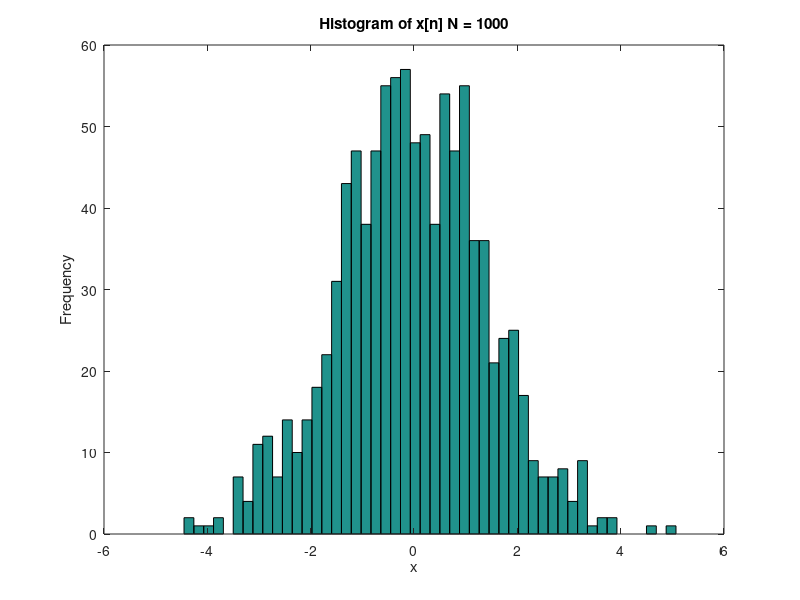
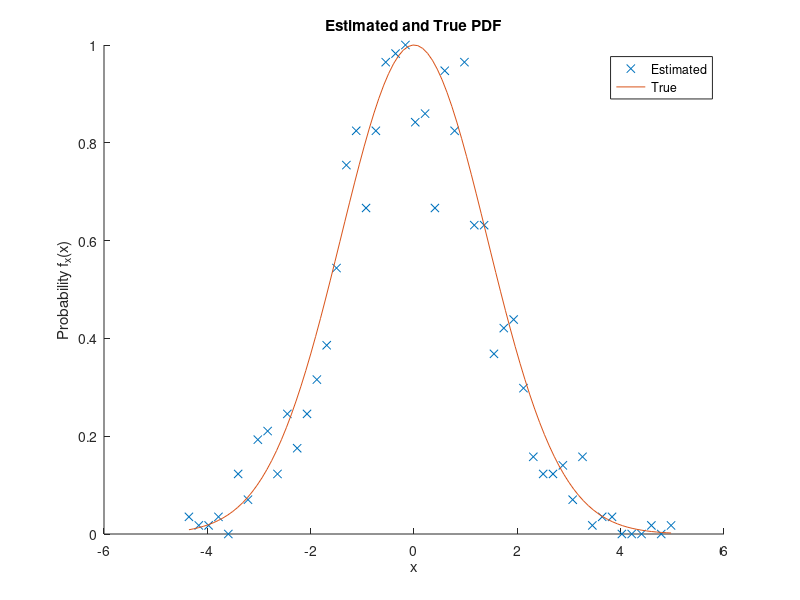

MATLAB code to generate these figures, in order: (Note: this script raises an error after producing the figures.)
clear all; close all; clc;
rng(0)
%% 4.3 part b and c

% generate 1000 realizations of x[n] using difference equation
x = zeros(1,1000);
ni = 0:999;
for n = ni
    if n >=2
    x(n+1) = x(n+1)+(1/4)*x(n+1-2);
    end
    x(n+1) = x(n+1)+sqrt(15/8)*randn;
end

% organize x[n] realizations in histogram to estimate pdf
figure
[counts, centers] = hist(x,50);
hist(x,50)
xlabel('x'), ylabel('Frequency'), title('Histogram of x[n] N = 1000')

% generate true pdf values based on calculate mean and variance of x
varx = 2;
mux = 0;
X = linspace(min(centers),max(centers),100);
Y = normpdf(X,mux,sqrt(varx));

% plot normalized estimated and true pdfs
figure
hold on
plot(centers,counts./max(counts),'x')
plot(X,Y./max(Y))
hold off
xlabel('x'), ylabel('Probability f_x(x)')
legend('Estimated','True')
title('Estimated and True PDF')

% estimate the normalized autocorrelation using user defined function
% calcAC, implementing eqn 1.2.1 (see section below)
li = 0:20;
rho_hat = calcAC(x,21);

% calculate the normalized autocorrelation given by the known expression
r_0 = (1/2).^abs(0)+(-1/2).^abs(0); 
rho = ((1/2).^abs(li)+(-1/2).^abs(li))./r_0; 

% plot estimated and true rho values
figure
hold on
stem(li, rho_hat)
stem(li, rho, 'r:')
hold off
xlabel('$$l$$','Interpreter','Latex')
ylabel('$$\rho_x(l)$$','Interpreter','Latex')
legend('Estimated','True')
title('Estimated and True Autocorrelation')

clear li rho_hat x rho
%%
pause
close all
%% 4.19 part a & b

% Generate 100 samples of x[n] given by the autoregressive model:
% AR(2): x(n) = -a1*x(n-1)-a2*x(n-2)+w(n)
d0 = 1;
a1 = -1.6454;
a2 = 0.9025;

x = zeros(1,100);
ni  = 0:99;
for n = ni;
    if n >= 1
        x(n+1) = -a1*x(n+1-1);
    end
    if n >= 2
        x(n+1) = x(n+1)-a2*x(n+1-2);
    end
    x(n+1) = x(n+1) + randn;
end
figure   
plot(ni,x); xlabel('n'), ylabel('x[n]')
title('x[n] for N = 100')

% estimate ACS (eqn 1.2.1)
li = 0:99; 
rho_hat = calcAC(x,100);

% calculate poles of H(z) given a1 and a2
p = roots([1 a1 a2]); 

% extract angle and magnitude of complex poles to solve for true rho values
r = unique(abs(p));
theta = unique(abs(angle(p))); 

% calculate theoretical ACS (eqn. 4.2.83)
rho = r.^li.*(sin((li+1).*theta)-r^2*sin((li-1).*theta))...
    ./((1+r^2)*sin(theta));

% plot estimated and theoretical ACS
figure
hold on
stem(li,rho_hat); 
stem(li,rho,'r:'); 
xlabel('$$l$$','Interpreter','Latex')
ylabel('$$\rho_x(l)$$','Interpreter','Latex')
xlim([0 10])
ylim([-1 1])
legend('Estimated','True')
title('Estimated and Theoretical ACS')
hold off
%%
pause
close all
%% 4.19 part c

% define estimated rho vector for Yule-Walker 
rhohat_vec = rho_hat(2:end)';

% define estimated autocorr matrix for Yule-Walker
c1 = rho_hat(1:end-1); % first column of toeplitz matrix
r1 = conj(rho_hat(1:end-1)); % first row of toeplitz matrix
Phat = toeplitz(c1,r1); clear c1 r1

% solve for estimated parameters using the Yule-Walker eqn (eqn 4.2.33)
ahat_vec = -inv(Phat)*rhohat_vec;

% define true rho vector for Yule-Walker 
rho_vec = rho(2:end)';

% define true autocorr matrix for Yule-Walker
c1 = rho(1:end-1); % first column of toeplitz matrix
r1 = conj(rho(1:end-1)); % first row of toeplitz matrix
P = toeplitz(c1,r1); clear c1 r1

% solve for true parameters using the Yule-Walker eqn (eqn 4.2.33)
a_vec = -inv(P)*rho_vec;

% plot true and estimated parameter values for comparison
figure
hold on
stem(ahat_vec); 
stem(a_vec,'r:')
xlabel('k'); ylabel('a_k')
hold off
legend('Yule-Walker Estimated','True')
xlim([1 15])
title('Estimated and Theoretical a_k Parameters')

%%
pause
close all
%% 4.19 part d

clear tmp

w = -pi:pi/100:pi;
% calculate the PSD given the estimated a_k parameters by definition of Rx
% Rx = w_var * |H(z)|^2 where H(z) = 1/(1+a1*z^-1+a2*z^-2 ...) 
%   z = e^jw and w_var = 1 (p. 165)
for wi = 1:length(w)
    tmp = exp(-1i.*w(wi).*(1:length(ahat_vec)));
    R_hat(wi) = 1./((1+sum(ahat_vec'.*tmp))*conj(1+sum(ahat_vec'.*tmp)));
    clear tmp
end

% using eqn 4.2.88, we solve for the true PSD using the poles of the AP system
% with a1 and a2 given by the model
R = d0^2./((1-2.*r.*cos(w-theta)+r^2).*(1-2.*r.*cos(w+theta)+r^2));

figure;
hold on
plot(w,R_hat)
plot(w,R,'r:')
hold off
legend('Estimate PSD','True PSD')
xlim([-pi pi])
xlabel('\omega')
ylabel('PSD')
title('Estimated and Theoretical PSD')
%%
pause
close all 
%% 4.19 part e

% calculate the true and estimated PACS/lattice from ak parameters 
% using the function df2latcf (see section below)
khat_vec = df2latcf([1; ahat_vec]);
k_vec = df2latcf([1; a_vec]);

figure
hold on
stem(0:length(k_vec)-1,khat_vec); 
stem(0:length(k_vec)-1,k_vec,'r:')
xlabel('m'); ylabel('k_m')
hold off
legend('Estimated','True')
xlim([1 15])
title('Estimated and Theoretical PACS')
%%
pause
%% 4.32 part a
close all; clear all;

% clear li ni n l rho_hat x rhohat_vec Phat ahat_vec
rng(9)
% Generate 100 samples of x[n] in part a) based on difference equation 
% defined by the system function H(z)
ni = 0:99;
x = zeros(1,length(ni));
for n = ni
    if n >= 1
        x(n+1) = x(n+1)+1.9*x(n+1-1);
    end
    if n >= 2
        x(n+1) = x(n+1)-0.9*x(n+1-2);
    end
    x(n+1) = x(n+1) + randn;
end
figure
plot(ni,x); xlabel('n'),ylabel('x[n]')
title('x[n] for N = 100')

% estimate the normalized autocorrelation using user defined function
% calcAC, implementing eqn 1.2.1
li = 0:99; 
rho_hat = calcAC(x,length(li));

figure
subplot(211)
stem(li, rho_hat); 
xlabel('$$l$$','Interpreter','Latex')
ylabel('$$\hat{\rho_x}(l)$$','Interpreter','Latex')
xlim([0 20])
title('Estimated ACS')

% calculate PACS based on eqn 4.2.43 and with df2latcf
% define normalizaed autocorrelation vector
rhohat_vec = rho_hat(2:end)';

% define autocorrelation matrix 
c1 = rho_hat(1:end-1); % first column of toeplitz matrix
r1 = conj(rho_hat(1:end-1)); % first row of toeplitz matrix
Phat = toeplitz(c1,r1); clear c1 r1

% calculate direct form parameters and generate PACS
ahat_vec = -inv(Phat)*rhohat_vec; 
khat_vec = df2latcf([1; ahat_vec]);

subplot(212)
stem(0:length(khat_vec)-1, khat_vec); 
xlabel('m'); ylabel('k_m')
xlim([1 20])
title('Estimated PACS')

%%
pause
%% 4.32 part b
close all; clear all
% clear li ni n l rho_hat x rhohat_vec Phat ahat_vec
rng(5)
% Generate 100 samples of x[n] in part b) based on difference equation 
% defined by the system function H(z)
ni = 0:99;
x = zeros(1,length(ni));
for n = ni
    if n >= 1
        x(n+1) = x(n+1)+1.9*x(n+1-1)-0.5*W(n+1-1);
    end
    if n >= 2
        x(n+1) = x(n+1)-0.9*x(n+1-2);
    end
    W(n+1) = randn; % note that the system is PZ
    x(n+1) = x(n+1) + W(n+1);
end
figure
plot(ni,x); xlabel('n'),ylabel('x[n]')
title('x[n] for N = 100')

% estimate the normalized autocorrelation using user defined function
% calcAC, implementing eqn 1.2.1
li = 0:99;
rho_hat = calcAC(x,length(li));

figure
subplot(211)
stem(li, rho_hat); 
xlabel('$$l$$','Interpreter','Latex')
ylabel('$$\hat{\rho_x}(l)$$','Interpreter','Latex')
xlim([0 20])
title('Estimated ACS')

% calculate parameters based on the modified Yule-Walker (eqn 4.4.9) for PZ  
rhohat_vec = rho_hat(3:end)';

P = length(rhohat_vec);
Q = 1; 
% generate the non-hermetian topelitz matrix of estimated rho values
c1 = [rho_hat(Q+1:Q+1+P-1)]; % first column of toeplitz matrix
r1 = [fliplr(rho_hat(1:Q+1)) zeros(1,P-(Q+1))]; % first row of toeplitz matrix
Phat = toeplitz(c1,r1); clear c1 r1

% calculate PACS based on eqn 4.2.43 and with df2latcf
ahat_vec = -inv(Phat)*rhohat_vec;
khat_vec = df2latcf([1; ahat_vec]);

subplot(212)
stem(0:length(khat_vec)-1, khat_vec); 
xlabel('m'); ylabel('k_m')
xlim([1 20])
title('Estimated PACS')